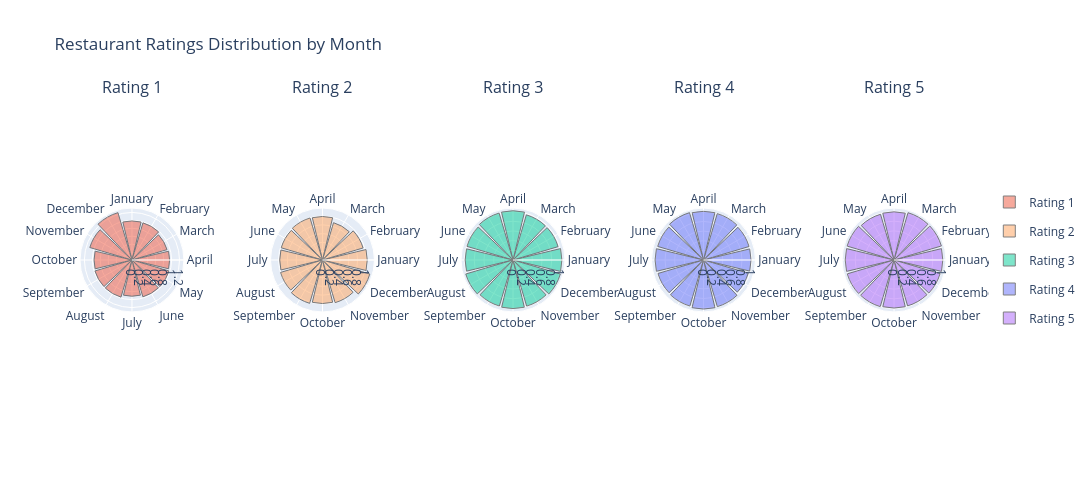

Notebook code for this chart:
### Markdown cell above
**Scatterplot for average ratings**

This plot helps identify how restaurant ratings vary across boroughs, revealing that Manhattan (4.29) and Brooklyn (4.18) tend to have higher-rated establishments, while the Bronx and Staten Island have lower averages (3.93 and 3.97), which may reflect differences in restaurant density, customer expectations, or service quality.

### Code cell
def plot_polar_ratings(data):
    
    fig = make_subplots(
        rows=1, cols=5,
        specs=[[{'type': 'polar'}]*5],
        subplot_titles=["Rating 1", "Rating 2", "Rating 3", "Rating 4", "Rating 5"],
        horizontal_spacing=0.1
    )

    
    months = ['January', 'February', 'March', 'April', 'May', 'June',
              'July', 'August', 'September', 'October', 'November', 'December']

    
    color_map = {
        1: '#EF553B',
        2: '#FFA15A',
        3: '#00CC96',
        4: '#636EFA',
        5: '#AB63FA'
    }

    overall_month_counts = data['Month'].value_counts().reindex(range(1, 13), fill_value=0)
    overall_month_proportions = overall_month_counts / overall_month_counts.sum()

    
    for rating in range(1, 6):
        rating_data = data[data['Restaurant rating'] == rating]
        rating_month_counts = rating_data['Month'].value_counts().reindex(range(1, 13), fill_value=0)
        rating_month_proportions = rating_month_counts / rating_month_counts.sum()

        normalized_counts = rating_month_proportions / overall_month_proportions

        fig.add_trace(go.Barpolar(
            r=normalized_counts.values,
            theta=months,
            base=[0]*12,
            opacity=0.5,
            name=f"Rating {rating}",
            marker_color=color_map.get(rating, '#CCCCCC'),
            marker_line_color="black",
            marker_line_width=1,
            legendgroup=f"Rating {rating}",
            showlegend=True
        ), row=1, col=rating)

    fig.update_layout(
        title='Restaurant Ratings Distribution by Month',
        polar=dict(
            radialaxis=dict(visible=True),
            angularaxis=dict(direction="clockwise", period=12)
        ),
        showlegend=True,
        legend=dict(
            x=1.05,
            y=0.5,
            xanchor='left',
            yanchor='middle',
            orientation='v'
        ),
        width=1300, 
        height=500,
    )
    fig.show()

plot_polar_ratings(data_review)

### Figure 1 — Plotly figure (JSON) as saved in the notebook; plotly's stock layout.template omitted (floating-point values rounded to 4 significant figures)
{"data": [{"base": [0, 0, 0, 0, 0, 0, 0, 0, 0, 0, 0, 0], "legendgroup": "Rating 1", "marker": {"color": "#EF553B", "line": {"color": "black", "width": 1}}, "name": "Rating 1", "opacity": 0.5, "r": [0.9863, 0.9783, 0.9233, 0.95, 0.9734, 0.9701, 0.9135, 0.9779, 0.9745, 0.9561, 1.109, 1.246], "showlegend": true, "subplot": "polar", "theta": ["January", "February", "March", "April", "May", "June", "July", "August", "September", "October", "November", "December"], "type": "barpolar"}, {"base": [0, 0, 0, 0, 0, 0, 0, 0, 0, 0, 0, 0], "legendgroup": "Rating 2", "marker": {"color": "#FFA15A", "line": {"color": "black", "width": 1}}, "name": "Rating 2", "opacity": 0.5, "r": [1.019, 0.9642, 0.8865, 0.9911, 0.9976, 0.9803, 0.9734, 0.996, 1.029, 0.9915, 1.013, 1.124], "showlegend": true, "subplot": "polar2", "theta": ["January", "February", "March", "April", "May", "June", "July", "August", "September", "October", "November", "December"], "type": "barpolar"}, {"base": [0, 0, 0, 0, 0, 0, 0, 0, 0, 0, 0, 0], "legendgroup": "Rating 3", "marker": {"color": "#00CC96", "line": {"color": "black", "width": 1}}, "name": "Rating 3", "opacity": 0.5, "r": [1.009, 0.9717, 0.9728, 1.017, 1.011, 0.9919, 0.9882, 1.018, 0.992, 1.003, 0.9939, 1.02], "showlegend": true, "subplot": "polar3", "theta": ["January", "February", "March", "April", "May", "June", "July", "August", "September", "October", "November", "December"], "type": "barpolar"}, {"base": [0, 0, 0, 0, 0, 0, 0, 0, 0, 0, 0, 0], "legendgroup": "Rating 4", "marker": {"color": "#636EFA", "line": {"color": "black", "width": 1}}, "name": "Rating 4", "opacity": 0.5, "r": [0.9875, 0.9876, 1.005, 1.011, 1.026, 0.9946, 1.006, 0.9879, 0.9981, 1.019, 1.011, 0.9684], "showlegend": true, "subplot": "polar4", "theta": ["January", "February", "March", "April", "May", "June", "July", "August", "September", "October", "November", "December"], "type": "barpolar"}, {"base": [0, 0, 0, 0, 0, 0, 0, 0, 0, 0, 0, 0], "legendgroup": "Rating 5", "marker": {"color": "#AB63FA", "line": {"color": "black", "width": 1}}, "name": "Rating 5", "opacity": 0.5, "r": [1.005, 1.018, 1.016, 0.9933, 0.9833, 1.008, 1.006, 1.006, 1.002, 0.9908, 0.9869, 0.9905], "showlegend": true, "subplot": "polar5", "theta": ["January", "February", "March", "April", "May", "June", "July", "August", "September", "October", "November", "December"], "type": "barpolar"}], "layout": {"annotations": [{"font": {"size": 16}, "showarrow": false, "text": "Rating 1", "x": 0.06, "xanchor": "center", "xref": "paper", "y": 1, "yanchor": "bottom", "yref": "paper"}, {"font": {"size": 16}, "showarrow": false, "text": "Rating 2", "x": 0.28, "xanchor": "center", "xref": "paper", "y": 1, "yanchor": "bottom", "yref": "paper"}, {"font": {"size": 16}, "showarrow": false, "text": "Rating 3", "x": 0.5, "xanchor": "center", "xref": "paper", "y": 1, "yanchor": "bottom", "yref": "paper"}, {"font": {"size": 16}, "showarrow": false, "text": "Rating 4", "x": 0.72, "xanchor": "center", "xref": "paper", "y": 1, "yanchor": "bottom", "yref": "paper"}, {"font": {"size": 16}, "showarrow": false, "text": "Rating 5", "x": 0.94, "xanchor": "center", "xref": "paper", "y": 1, "yanchor": "bottom", "yref": "paper"}], "height": 500, "legend": {"orientation": "v", "x": 1.05, "xanchor": "left", "y": 0.5, "yanchor": "middle"}, "polar": {"angularaxis": {"direction": "clockwise", "period": 12}, "domain": {"x": [0, 0.12], "y": [0, 1]}, "radialaxis": {"visible": true}}, "polar2": {"domain": {"x": [0.22, 0.34], "y": [0, 1]}}, "polar3": {"domain": {"x": [0.44, 0.56], "y": [0, 1]}}, "polar4": {"domain": {"x": [0.66, 0.78], "y": [0, 1]}}, "polar5": {"domain": {"x": [0.88, 1], "y": [0, 1]}}, "showlegend": true, "title": {"text": "Restaurant Ratings Distribution by Month"}, "width": 1300}}
